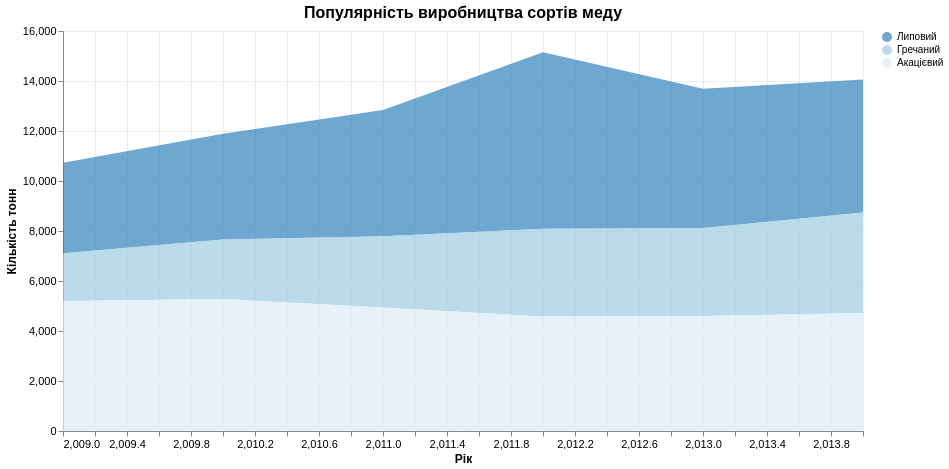

Express this chart as Vega-Lite.
### Vega-Lite specification from a JSON file in a GitHub repository (floating-point values rounded to 4 significant figures)
{"$schema": "https://vega.github.io/schema/vega-lite/v5.json", "title": {"text": "Популярність виробництва сортів меду", "fontSize": 16, "fontWeight": "bold"}, "width": 800, "height": 400, "data": {"values": [{"Year": 2009, "Липовий": 3625, "Гречаний": 1908, "Акацієвий": 5201}, {"Year": 2010, "Липовий": 4227, "Гречаний": 2384, "Акацієвий": 5279}, {"Year": 2011, "Липовий": 5054, "Гречаний": 2849, "Акацієвий": 4938}, {"Year": 2012, "Липовий": 7061, "Гречаний": 3501, "Акацієвий": 4585}, {"Year": 2013, "Липовий": 5570, "Гречаний": 3526, "Акацієвий": 4598}, {"Year": 2014, "Липовий": 5327, "Гречаний": 4012, "Акацієвий": 4724}]}, "encoding": {"x": {"field": "Year", "type": "quantitative", "axis": {"title": "Рік", "titleFontWeight": "bold", "grid": true}}, "y": {"field": "value", "type": "quantitative", "axis": {"title": "Кількість тонн", "titleFontWeight": "bold", "grid": true}}, "color": {"field": "name", "type": "nominal", "scale": {"domain": ["Липовий", "Гречаний", "Акацієвий"], "range": ["#3182bd", "#9ecae1", "#deebf7"]}, "legend": {"title": null, "orient": "right"}}}, "layer": [{"mark": {"type": "area", "opacity": 0.7}, "transform": [{"fold": ["Липовий", "Гречаний", "Акацієвий"], "as": ["name", "value"]}]}], "config": {"axis": {"gridColor": "#ddd", "gridOpacity": 0.5, "labelFontSize": 11, "titleFontSize": 12}, "view": {"stroke": null}}}
